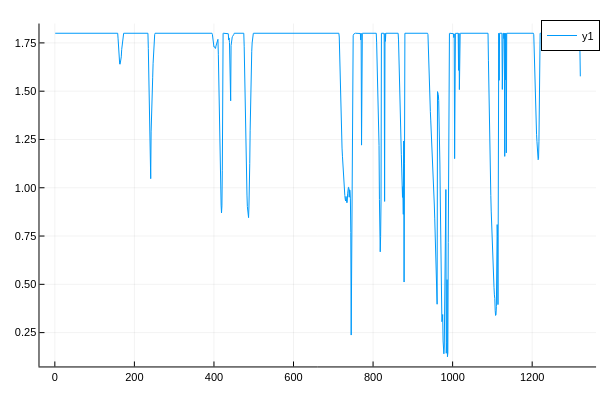

Write notebook code for a chart like this one.
### Code cell
plot(speed)

### Figure 1 — Plotly figure (JSON) as saved in the notebook; plotly's stock layout.template omitted (floating-point values rounded to 4 significant figures; data arrays with more than 128 entries replaced by an {"elided": "..."} marker saying what was removed)
{"data": [{"colorbar": {"len": 0.9525, "title": "", "x": 0.9934, "y": 0.5139}, "legendgroup": "y1", "line": {"color": "rgba(0, 154, 250, 1.000)", "dash": "solid", "shape": "linear", "width": 1}, "mode": "lines", "name": "y1", "showlegend": true, "type": "scatter", "x": {"elided": "1321 int values"}, "xaxis": "x", "y": {"elided": "1321 float values"}, "yaxis": "y"}], "layout": {"annotations": [], "height": 400, "legend": {"bgcolor": "rgba(255, 255, 255, 1.000)", "bordercolor": "rgba(0, 0, 0, 1.000)", "borderwidth": 1, "font": {"color": "rgba(0, 0, 0, 1.000)", "family": "sans-serif", "size": 11}, "title": {"font": {"color": "rgba(0, 0, 0, 1.000)", "family": "sans-serif", "size": 15}, "text": ""}, "tracegroupgap": 0, "traceorder": "normal", "x": 1, "xanchor": "auto", "y": 1, "yanchor": "auto"}, "margin": {"b": 20, "l": 0, "r": 0, "t": 20}, "paper_bgcolor": "rgba(255, 255, 255, 1.000)", "plot_bgcolor": "rgba(255, 255, 255, 1.000)", "showlegend": true, "width": 600, "xaxis": {"anchor": "y", "domain": [0.06582, 0.9934], "gridcolor": "rgba(0, 0, 0, 0.100)", "gridwidth": 0.5, "linecolor": "rgba(0, 0, 0, 1.000)", "mirror": false, "range": [-38.6, 1361.0], "showgrid": true, "showline": true, "showticklabels": true, "tickangle": 0, "tickcolor": "rgb(0, 0, 0)", "tickfont": {"color": "rgba(0, 0, 0, 1.000)", "family": "sans-serif", "size": 11}, "tickmode": "array", "ticks": "inside", "ticktext": ["0", "200", "400", "600", "800", "1000", "1200"], "tickvals": [0, 200, 400, 600, 800, 1000, 1200], "title": "", "titlefont": {"color": "rgba(0, 0, 0, 1.000)", "family": "sans-serif", "size": 15}, "type": "-", "visible": true, "zeroline": false, "zerolinecolor": "rgba(0, 0, 0, 1.000)"}, "yaxis": {"anchor": "x", "domain": [0.03762, 0.9902], "gridcolor": "rgba(0, 0, 0, 0.100)", "gridwidth": 0.5, "linecolor": "rgba(0, 0, 0, 1.000)", "mirror": false, "range": [0.07477, 1.85], "showgrid": true, "showline": true, "showticklabels": true, "tickangle": 0, "tickcolor": "rgb(0, 0, 0)", "tickfont": {"color": "rgba(0, 0, 0, 1.000)", "family": "sans-serif", "size": 11}, "tickmode": "array", "ticks": "inside", "ticktext": ["0.25", "0.50", "0.75", "1.00", "1.25", "1.50", "1.75"], "tickvals": [0.25, 0.5, 0.75, 1, 1.25, 1.5, 1.75], "title": "", "titlefont": {"color": "rgba(0, 0, 0, 1.000)", "family": "sans-serif", "size": 15}, "type": "-", "visible": true, "zeroline": false, "zerolinecolor": "rgba(0, 0, 0, 1.000)"}}}
